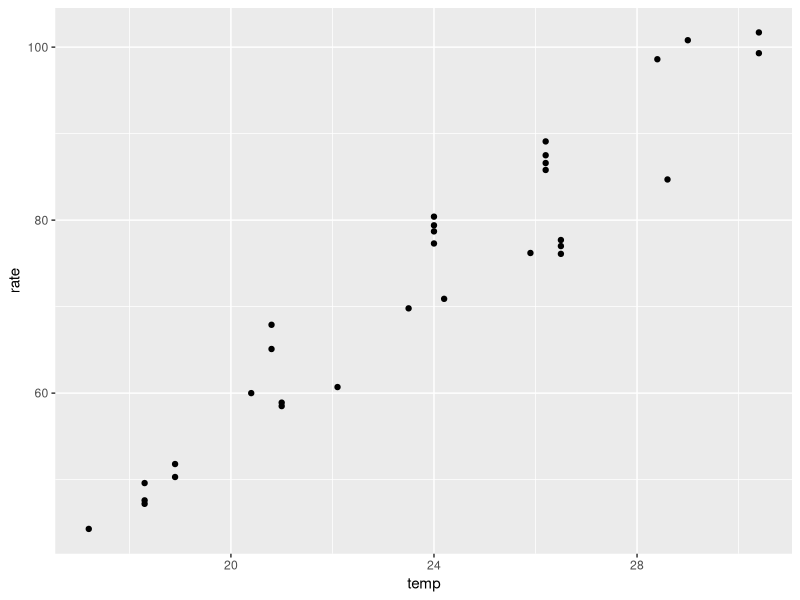
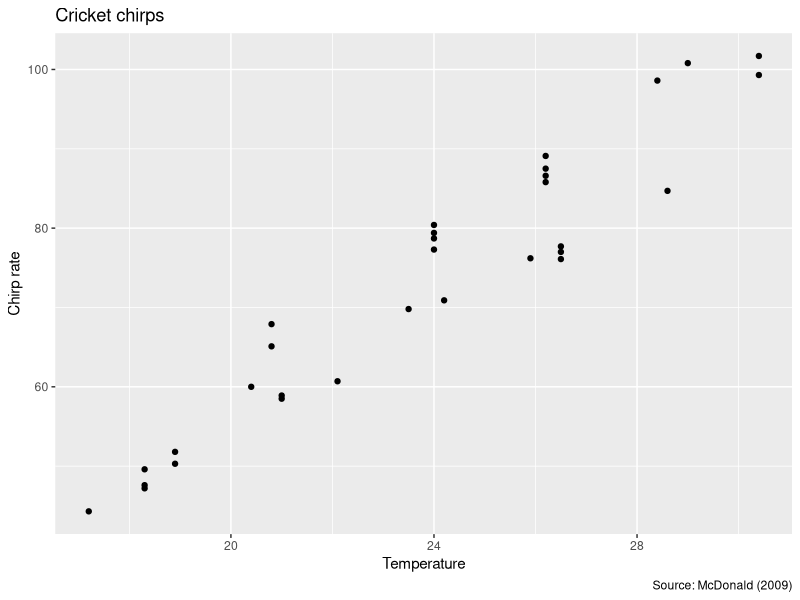
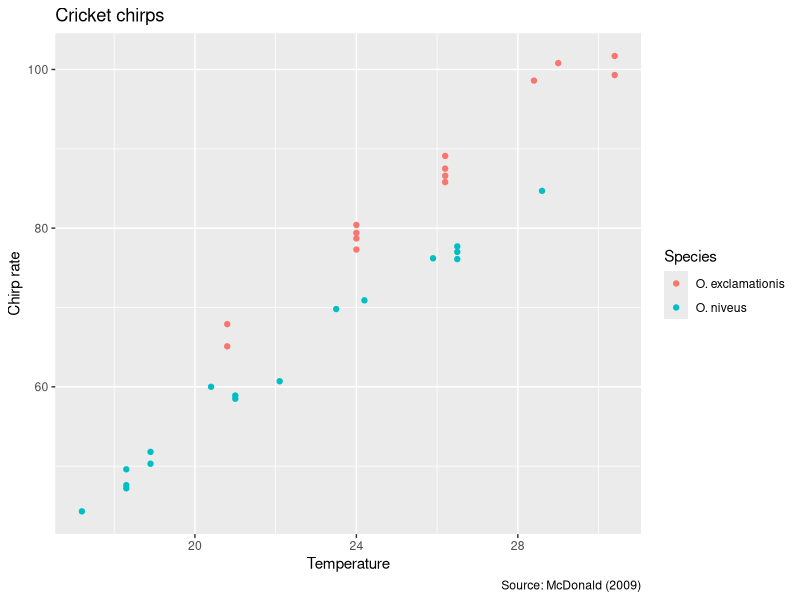
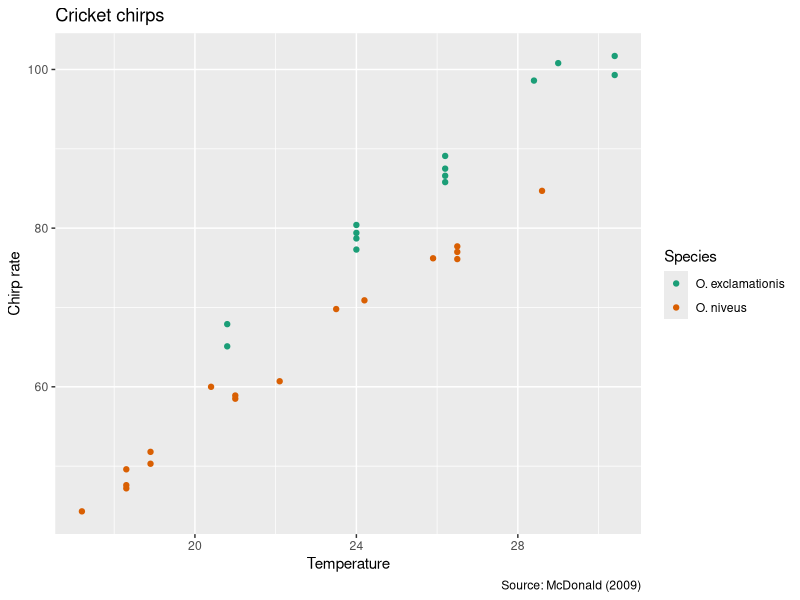
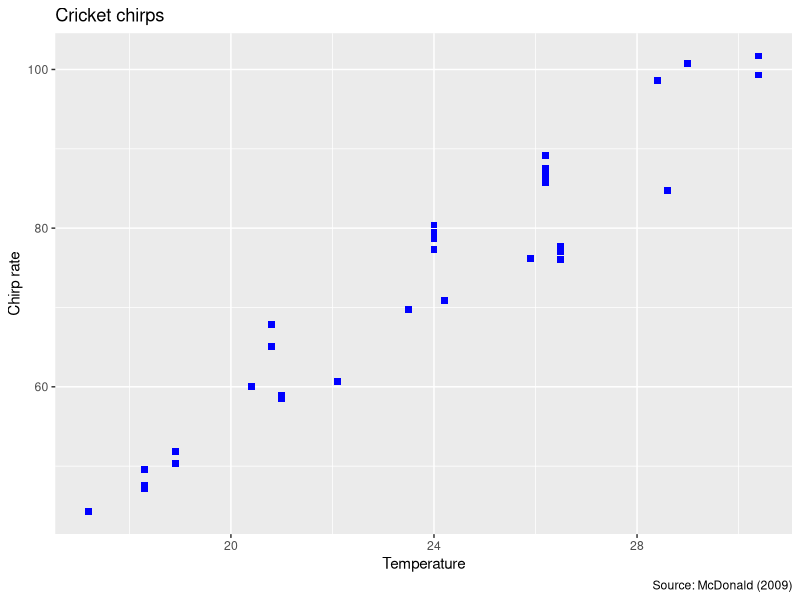
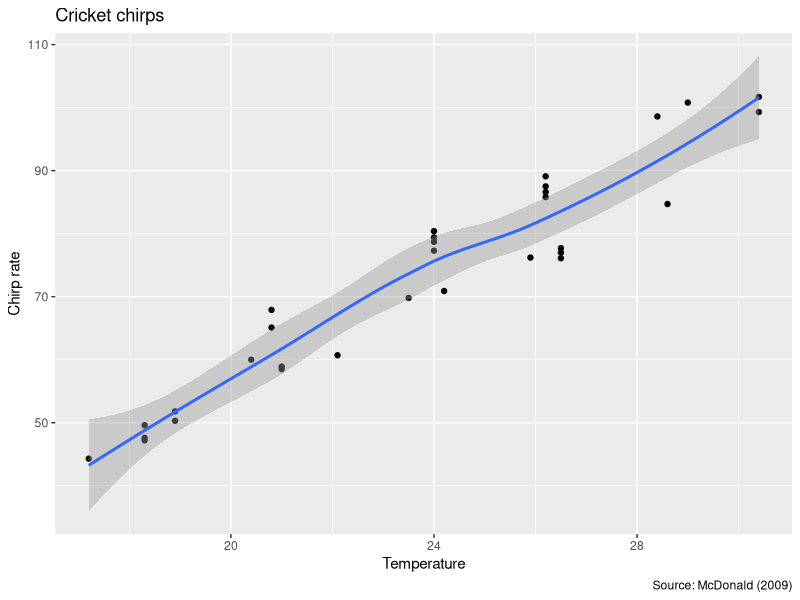
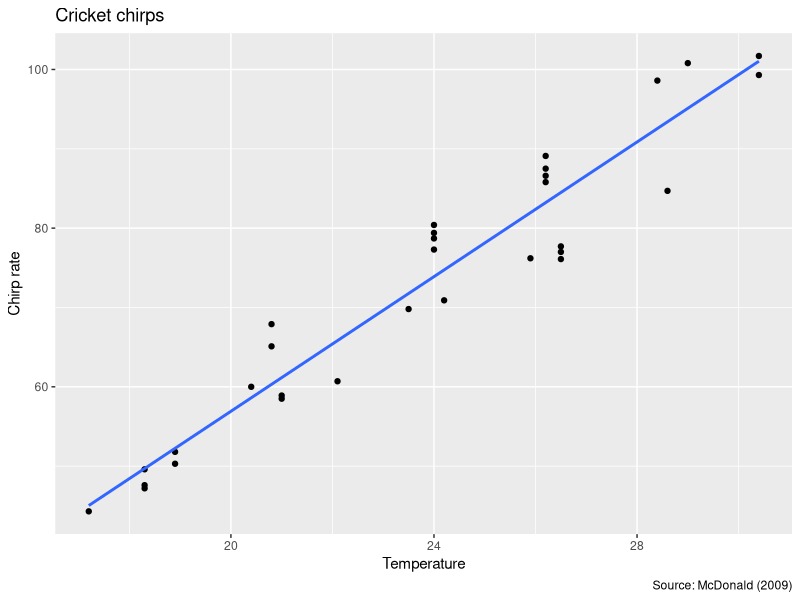
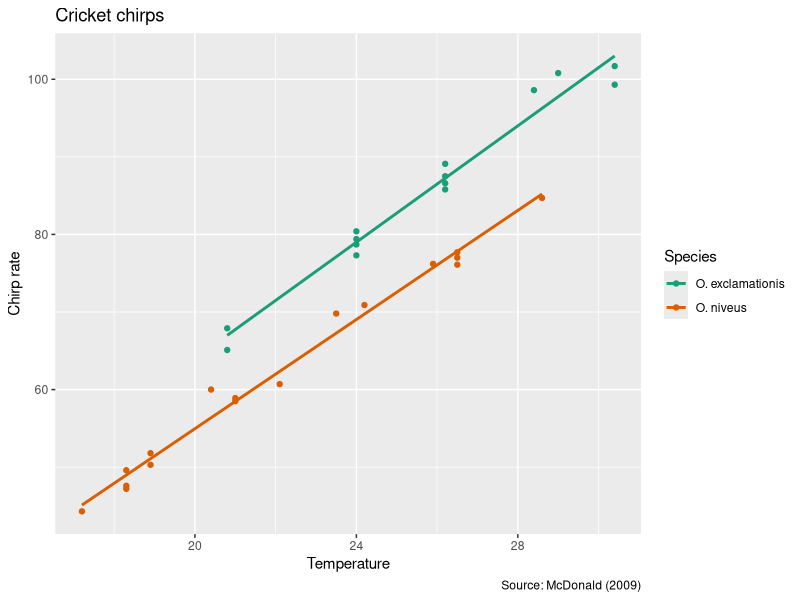

The R script that drew these images, in order: (Note: this script raises an error after producing the figures.)
## ---- chunk 1
knitr::opts_chunk$set(echo = TRUE)
## ---- chunk 2
library(tidyverse)
library(modeldata)

## ---- chunk 3
?crickets
View(crickets)
## ---- chunk 4

ggplot(crickets, aes(x = temp, 
                     y = rate)) + 
  geom_point()
## ---- chunk 5
ggplot(crickets, aes(x = temp, 
                     y = rate)) + 
  geom_point() +
  labs(x = "Temperature",
       y = "Chirp rate",
       title = "Cricket chirps",
       caption = "Source: McDonald (2009)")
## ---- chunk 6
ggplot(crickets, aes(x = temp, 
                     y = rate,
                     color = species)) + 
  geom_point() +
  labs(x = "Temperature",
       y = "Chirp rate",
       color = "Species",
       title = "Cricket chirps",
       caption = "Source: McDonald (2009)")
## ---- chunk 7
ggplot(crickets, aes(x = temp, 
                     y = rate,
                     color = species)) + 
  geom_point() +
  labs(x = "Temperature",
       y = "Chirp rate",
       color = "Species",
       title = "Cricket chirps",
       caption = "Source: McDonald (2009)") +
       scale_color_brewer(palette = "Dark2")
## ---- chunk 8
ggplot(crickets, aes(x = temp, 
                     y = rate)) + 
  geom_point(color = "blue",
             size = 2,
             shape = "square") +
  labs(x = "Temperature",
       y = "Chirp rate",
       title = "Cricket chirps",
## ---- chunk 9
caption = "Source: McDonald (2009)")

## ---- chunk 10

ggplot(crickets, aes(x = temp, 
                     y = rate)) + 
  geom_point() +
  geom_smooth() +
  labs(x = "Temperature",
       y = "Chirp rate",
       title = "Cricket chirps",
       caption = "Source: McDonald (2009)")

## ---- chunk 11
ggplot(crickets, aes(x = temp, 
                     y = rate)) + 
  geom_point() +
  geom_smooth(method = "lm", # to make the line linear
              se = FALSE) + # se = false takes away the shadow from the line
  labs(x = "Temperature",
       y = "Chirp rate",
       title = "Cricket chirps",
       caption = "Source: McDonald (2009)")
## ---- chunk 12
ggplot(crickets, aes(x = temp, 
                     y = rate,
                     color = species)) + # to differentiate between the different species 
  geom_point() +
  geom_smooth(method = "lm",
              se = FALSE) +
  labs(x = "Temperature",
       y = "Chirp rate",
       color = "Species",
       title = "Cricket chirps",
       caption = "Source: McDonald (2009)") +
  scale_color_brewer(palette = "Dark2") # to make the colors darker
## ---- chunk 13
ggplot(crickets, aes(x = rate)) + 
  geom_histogram(bins = 15) #  bin represents a group or a segment of the data, interval into which the range of data values is divided
## ---- chunk 14
ggplot(crickets, aes(x = temp)) + 
  geom_freqpoly(bins = 15)
## ---- chunk 15
ggplot(crickets, aes(x = species)) + 
  geom_bar()
## ---- chunk 16
ggplot(crickets, aes(x = species)) + 
  geom_bar (color = "black", # color function works for the borders of the chart
fill = "lightblue") # fill for the inside
## ---- chunk 17
ggplot(crickets, aes(x = species, 
                     fill = species)) + 
  geom_bar(show.legend = FALSE) + # to remove the legend from the chart 
  scale_fill_brewer(palette = "Dark2") # to make the fill darker 
## ---- chunk 18
ggplot(crickets, aes(x = species, y = count)) + 
  geom_bar(stat = "identity")

## ---- chunk 19
ggplot(crickets, aes(x = species, 
                     y = rate,
                     color = species)) + 
  geom_boxplot(show.legend = FALSE) +
  scale_color_brewer(palette = "Dark2") # To make the color darker
## ---- chunk 20
ggplot(crickets, aes(x = species, 
                     y = rate,
                     color = species)) + 
  geom_boxplot(show.legend = FALSE) +
  scale_color_brewer(palette = "Dark2") +
  theme_minimal()
## ---- chunk 21
ggplot(crickets, aes(x = rate, 
                     fill = species)) + 
  geom_histogram(bins = 15) +
  scale_fill_brewer(palette = "Dark2")
## ---- chunk 22

ggplot(crickets, aes(x = rate,
                     fill = species)) + 
  geom_histogram(bins = 15,
                 show.legend = FALSE) + 
  facet_wrap(~species) +
  scale_fill_brewer(palette = "Dark2")
## ---- chunk 23

ggplot(crickets, aes(x = rate,
                     fill = species)) + 
  geom_histogram(bins = 15,
                 show.legend = FALSE) + 
  facet_wrap(~species,
             ncol = 1) +
  scale_fill_brewer(palette = "Dark2") + 
  theme_minimal()
